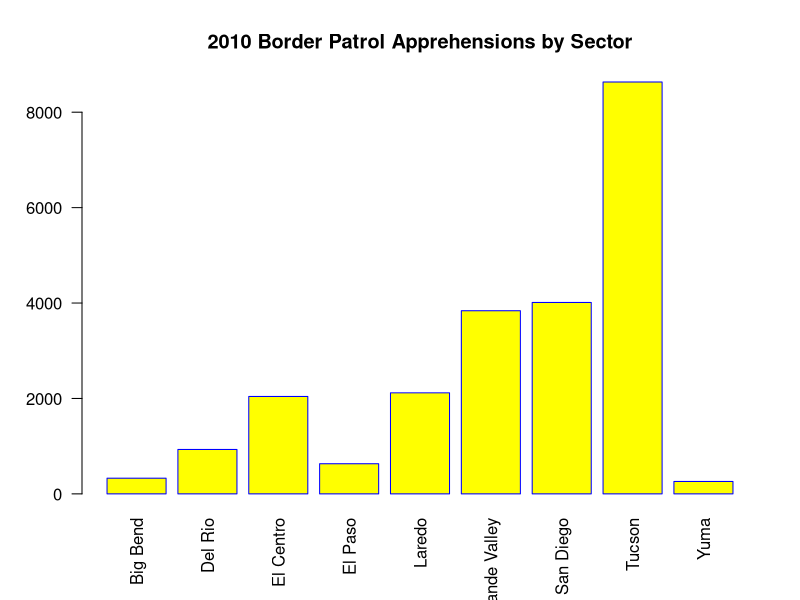
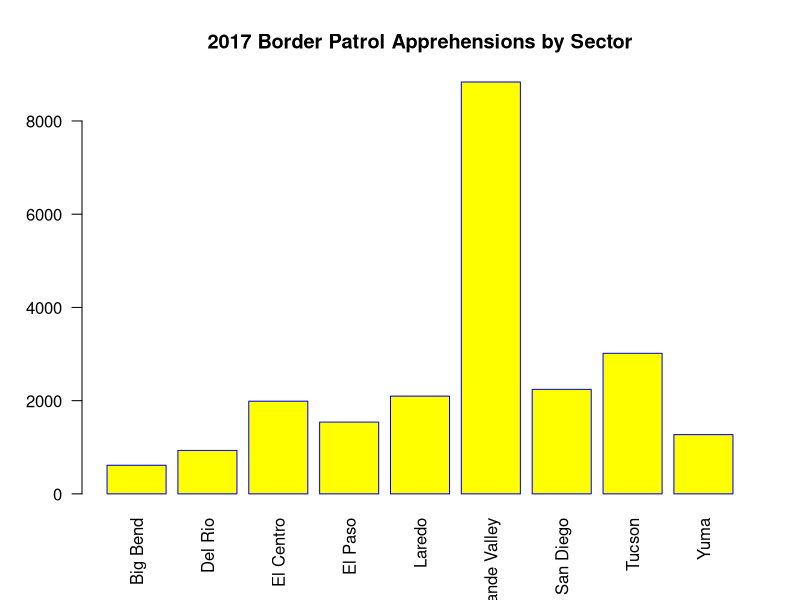
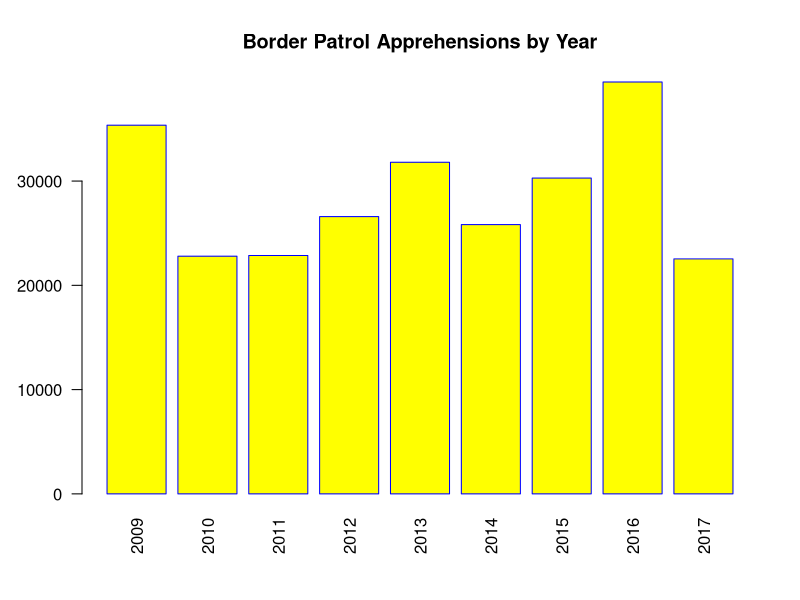
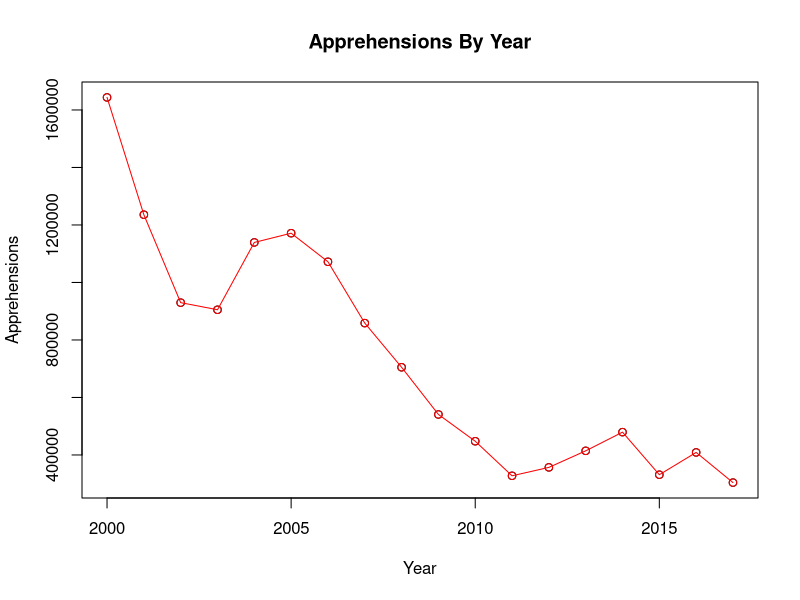
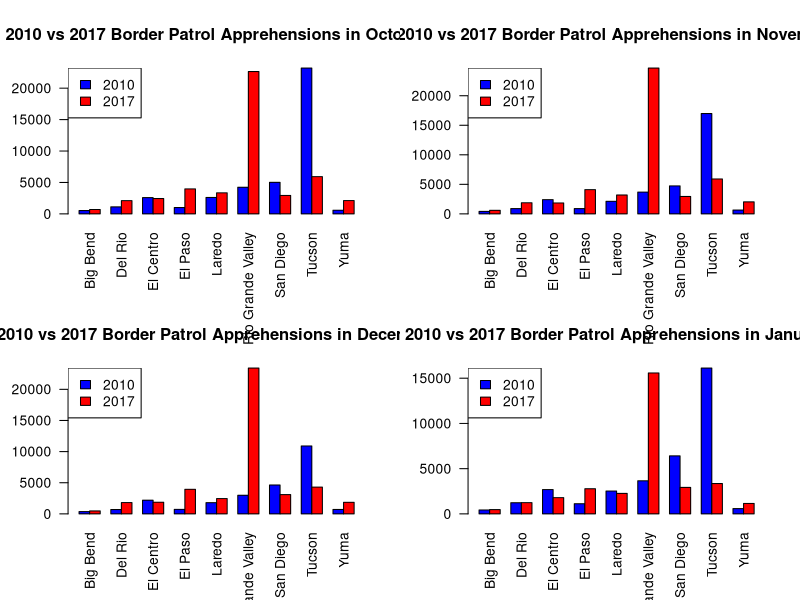
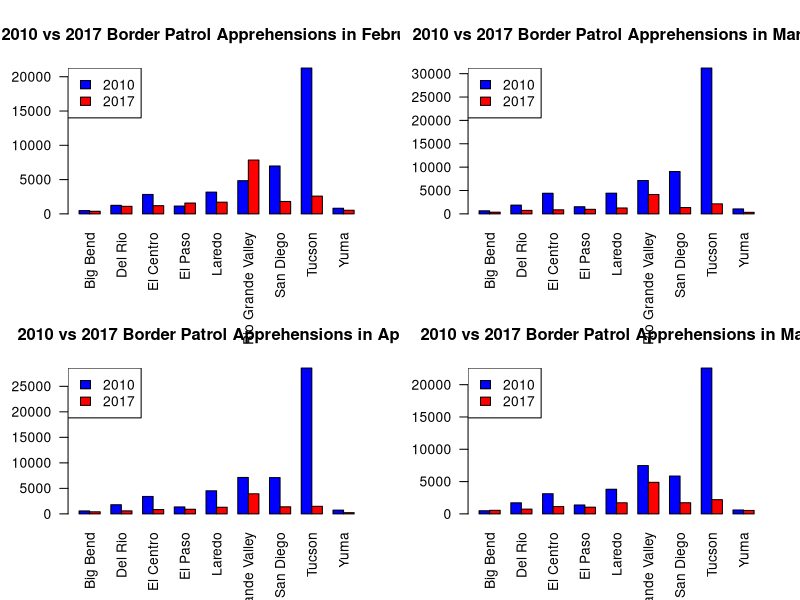
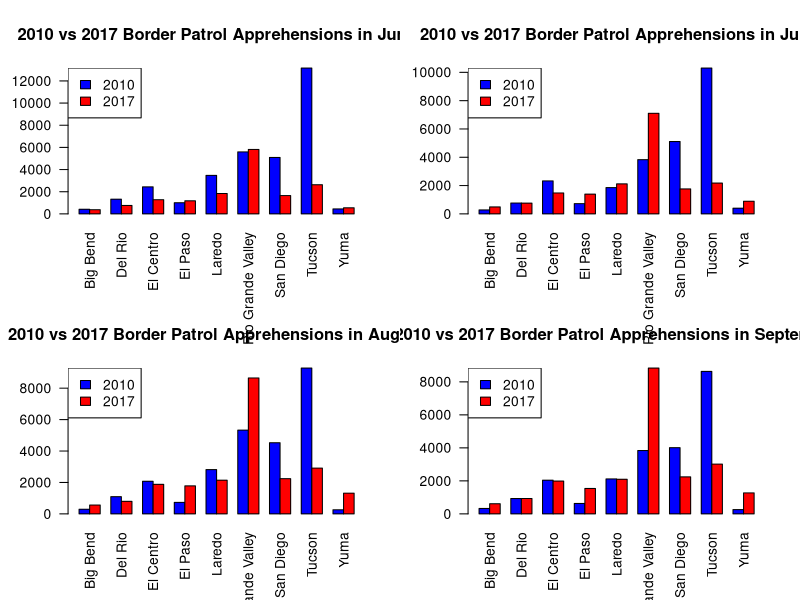
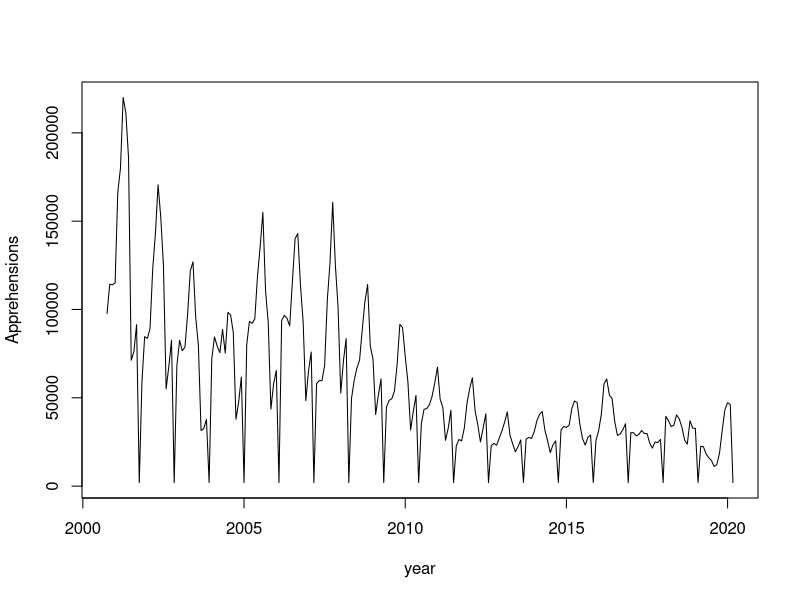

Generate these figures, in order, with R:
## ---- chunk 1
## Reading in Data
BP2010 <- read.csv("BP Apprehensions 2010.csv", header = TRUE, stringsAsFactors = FALSE)
PB2017 <- read.csv("PB Apprehensions 2017.csv", header = TRUE, stringsAsFactors = TRUE)
PBmonthly <- read.csv("monthly_sum.csv", header = TRUE, stringsAsFactors = TRUE)
rownames(PBmonthly) <- PBmonthly[,1]

## Displaying Data By Sector
rownames(BP2010) <- BP2010[,1]
x <- barplot(BP2010[1:9,13], names.arg = rownames(BP2010)[1:9],
        las=2,
        axisnames=TRUE,
        main="2010 Border Patrol Apprehensions by Sector",
        border="blue",
        col="yellow")

rownames(PB2017) <- PB2017[,1]
barplot(PB2017[1:9,13], names.arg = rownames(PB2017)[1:9],
        las=2,
        axisnames=TRUE,
        main="2017 Border Patrol Apprehensions by Sector",
        border="blue",
        col="yellow")

##Display Data By Year
barplot(rev(PBmonthly[1:9,13]), names.arg = rev(rownames(PBmonthly)[1:9]),
        las=2,
        axisnames=TRUE,
        main="Border Patrol Apprehensions by Year",
        border="blue",
        col="yellow")

## T-test for Tucson in 2010 and Rio Grande Valley in 2017
t2010 <- t(BP2010)
t2017 <- t(PB2017)
t.test(as.numeric(t2010[2:13, 8]), as.numeric(t2017[2:13, 6]))

plot (PBmonthly$year,rowSums(PBmonthly[1:18 , 2:13]), xlab = "Year", ylab = "Apprehensions", type = "p", main = "Apprehensions By Year")
lines(PBmonthly$year,rowSums(PBmonthly[1:18 , 2:13]), col = "red")
points(PBmonthly$year,rowSums(PBmonthly[1:18 , 2:13]), col = "red")












## Creates a 2 x 9 matrix from the 2010 data and 2017 for specified month
sideBySideMatrix <- function(month){
  matrix(c(BP2010[1:9,month], PB2017[1:9,month]), nrow = 2, byrow = TRUE)
}

## Creates the barplot for a given month
sideBySideBarPlot <- function(month, monthString){
  barplot(sideBySideMatrix(month), names.arg = rownames(BP2010),
          las=2,
          axisnames=TRUE,
          beside=TRUE,
          col=c("blue", "red"),
          main = paste("2010 vs 2017 Border Patrol Apprehensions in", monthString, sep=" "))
  legend("topleft", 
       c("2010", "2017"), 
       fill = c("blue", "red"))
}

## Creates the side by side bar plots for each month
par(mfrow=c(2,2))
sideBySideBarPlot(2, "October")
sideBySideBarPlot(3, "November")
sideBySideBarPlot(4, "December")
sideBySideBarPlot(5, "January")
sideBySideBarPlot(6, "February")
sideBySideBarPlot(7, "March")
sideBySideBarPlot(8, "April")
sideBySideBarPlot(9, "May")
sideBySideBarPlot(10, "June")
sideBySideBarPlot(11, "July")
sideBySideBarPlot(12, "August")
sideBySideBarPlot(13, "September")

par(mfrow=c(1,1))
x <- as.vector(t(PBmonthly))
y <- ts(rev(x), start = c(2000, 10), frequency = 12)
ts.plot(y, gpars=list(xlab="year", ylab="Apprehensions", lty=c(1:3)))

twolineplot <- function(){
  #overlays the plots of 2 lines 1 blue and 1 red; for use with the apprehensions by month of 2010 and 2017
  x <-  factor(2:13, labels = c("October", "November", "December", "January", "February", "March", "April","May","June","July","August","September"))
  t2010 <- as.numeric(PBmonthly[1,2:13])
  t2017 <- as.numeric(PBmonthly[8, 2:13])
  plot(t2010 ~ x, type="p", xlab = "Month", ylab = "Apprehensions", main = "Apprehensions By Month", ylim=c(min(t2010),max(t2017)))
  lines(t2010 ~ x, col="blue")
  lines(t2017 ~ x, col="red")
  legend("topleft", 
         c("2010", "2017"), 
         fill = c("blue", "red"))
  
}


## ---- chunk 2
twolineplot()
